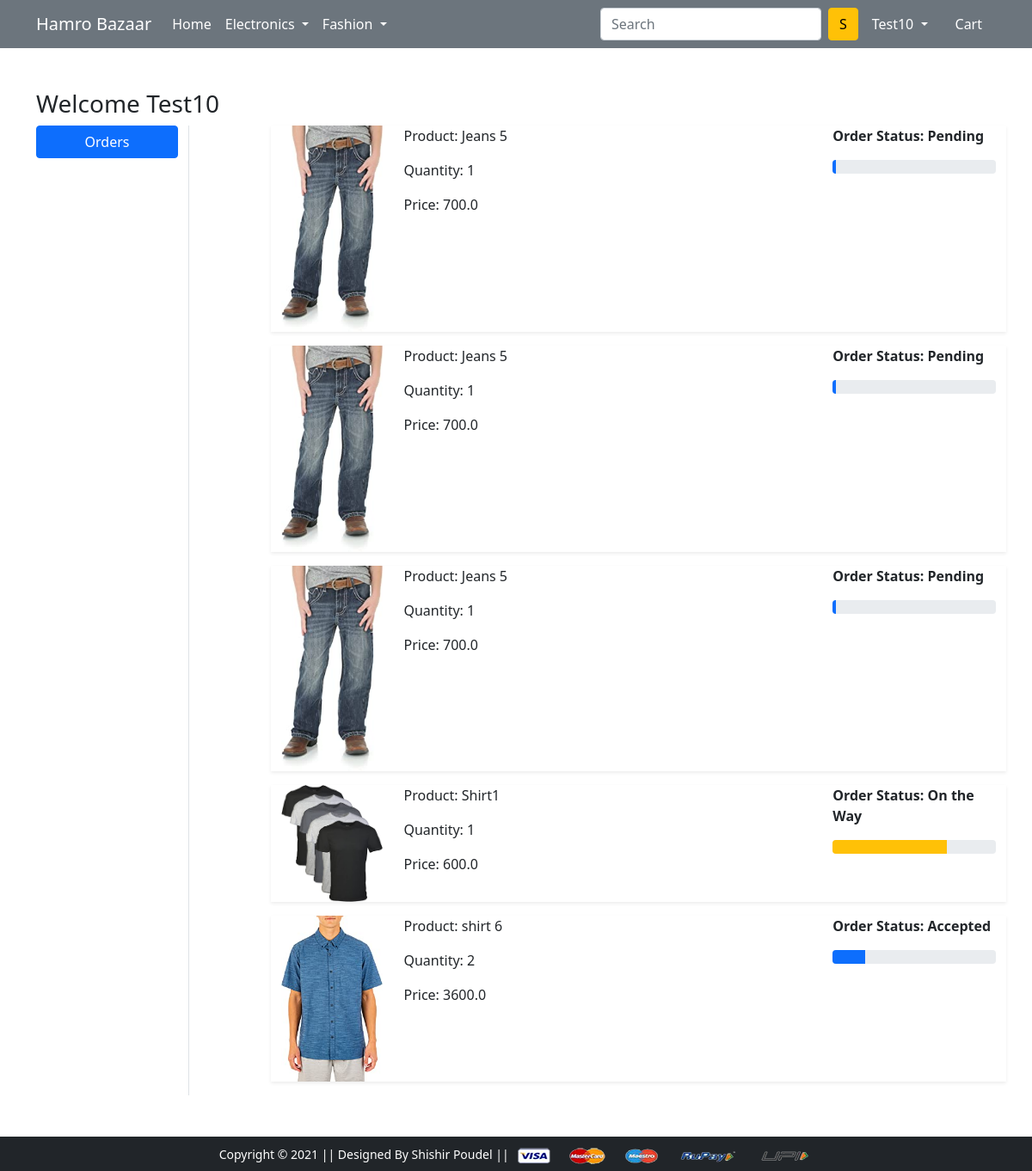
The app's page /orders/ (signed in) with its own data.
### app/models.py (models this page shows, shortened)
class OrderPlaced(models.Model):
    user=models.ForeignKey(User,on_delete=models.CASCADE)
    customer = models.ForeignKey(Customer,on_delete=models.CASCADE)
    product = models.ForeignKey(Product, on_delete=models.CASCADE)
    quantity = models.PositiveIntegerField(default=1)
    ordered_date = models.DateTimeField(auto_now_add=True)
    status = models.CharField(max_length=50,choices=STATUS_CHOICES,default='Pending')
    @property
    def total_cost(self):
        return self.quantity * self.product.discounted_price

class Product(models.Model):
    title=models.CharField(max_length=100)
    selling_price=models.FloatField()
    discounted_price = models.FloatField()
    description = models.TextField()
    brand = models.CharField(max_length=100)
    category=models.CharField(choices=CATEGORY_CHOICES,max_length=2)
    product_image=models.ImageField(upload_to='productimg')

### app/views.py (the view)
# urls.py: path('orders/', views.orders, name='orders'),
@login_required
def orders(request):
 op=OrderPlaced.objects.filter(user=request.user)
 print(op)
 return render(request, 'app/orders.html',{'order_placed':op})

### app/templates/app/orders.html (shortened to what this page needs)
{% extends 'app/base.html' %}
{% load static %}
{% block main-content %}
<div class="container my-5">
 <div class="row">
    <h3>Welcome <span class="text-capitalize">{{request.user}}</span> </h3>
      <div class="col-sm-2 border-end">
   <ul class="list-unstyled">
    <li class="d-grid"><a href="{% url 'orders' %}" class="btn btn-primary">Orders</a></li>
   </ul>
  </div>
  <div class="col-sm-9 offset-sm-1">
      {% for op in order_placed %}
      <div class="row shadow-sm mb-3">
          <div class="col-sm-2"><img src="{{op.product.product_image.url}}" alt="" class="img-fluid" height="150" width="150"></div>
          <div class="col-sm-7">
              <p>Product: {{op.product.title}}</p>
              <p>Quantity: {{op.quantity}}</p>
              <p>Price: {{op.total_cost}}</p>
          </div>
          <div class="col-sm-3 fw-bold">
              <p>Order Status: {{op.status}}</p>
              {% if op.status == 'Pending' %}
              <div class="progress">
                  <div class="progress-bar" role="progressbar" style="width:2%" aria-valuenow="2" aria-valuemin="0" aria-valuemax="100">
                  </div>
              </div>
              {% endif %}
              {% if op.status == 'Accepted' %}
              <div class="progress">
                  <div class="progress-bar" role="progressbar" style="width:20%" aria-valuenow="20" aria-valuemin="0" aria-valuemax="100">
                  </div>
              </div>
              {% endif %}
              {% if op.status == "On the Way" %}
              <div class="progress">
                  <div class="progress-bar bg-warning" role="progressbar" style="width: 70%" aria-valuenow="70" aria-valuemin="0" aria-valuemax="100">
                  </div>
              </div>
              {% endif %}
        </div>
    </div>
    {% endfor %}
</div>
</div>
</div>
{% endblock main-content %}

### app/templates/app/base.html (shortened to what this page needs)
<!doctype html>
{% load static %}
<html lang="en">
  <head>
    <link href="https://cdn.jsdelivr.net/npm/bootstrap@5.0.0-beta1/dist/css/bootstrap.min.css" rel="stylesheet">
    <link rel="stylesheet" href="{% static 'app/css/owl.carousel.min.css' %}">
    <link rel="stylesheet" href="{% static 'app/css/all.min.css' %}">
    <link rel="stylesheet" href="{% static 'app/css/style.css' %}">
  </head>
  <body>
    <nav class="navbar navbar-expand-lg navbar-dark bg-secondary">
     <div class="container">
       <a class="navbar-brand" href="/">Hamro Bazaar</a>
       <div class="collapse navbar-collapse" id="navbarSupportedContent">
         <ul class="navbar-nav me-auto mb-2 mb-lg-0">
           <li class="nav-item">
             <a class="nav-link active" aria-current="page" href="/">Home</a>
           </li>
           <li class="nav-item dropdown">
             <a class="nav-link dropdown-toggle text-white" href="#" id="electronicsDropdown" role="button" data-bs-toggle="dropdown" aria-expanded="false">
               Electronics
             </a>
           </li>
           <li class="nav-item dropdown">
             <a class="nav-link dropdown-toggle text-white" href="#" id="fashionDropdown" role="button" data-bs-toggle="dropdown" aria-expanded="false">
               Fashion
             </a>
           </li>
         </ul>
         <form class="d-flex">
           <input class="form-control me-2" type="search" placeholder="Search" aria-label="Search">
           <button class="btn btn-warning" type="submit">S</button>
         </form>
         <div>
          <ul class="navbar-nav me-auto mb-2 mb-lg-0">
            {% if request.user.is_authenticated %}
           <li class="nav-item dropdown mx-2">
              <a class="nav-link dropdown-toggle text-white" href="#" id="profileDropdown" role="button" data-bs-toggle="dropdown" aria-expanded="false">
                {{request.user.username | capfirst}}
              </a>
            </li>
            <li class="nav-item mx-2">
             <a href="{% url 'showcart' %}" class="nav-link text-white"> Cart </a>
            </li>
            {% endif %}
          </ul>
         </div>
       </div>
     </div>
    </nav>
    {% block main-content %} {% endblock main-content %}
    <footer class="container-fluid bg-dark  text-center p-2 mt-5">
        <small class="text-white">Copyright &copy; 2021 || Designed By Shishir Poudel || </small>
        <img src="{% static 'app/images/payment.png' %}" alt="" srcset="" class="img-fluid" height="2px">
    </footer>
  </body>
</html>

### records on screen
OrderPlaced: product.product_image (picture), product "Jeans 5", quantity "1", total_cost "700.0", status "Pending"
OrderPlaced: product.product_image (picture), product "Jeans 5", quantity "1", total_cost "700.0", status "Pending"
OrderPlaced: product.product_image (picture), product "Jeans 5", quantity "1", total_cost "700.0", status "Pending"
OrderPlaced: product.product_image (picture), product "Shirt1", quantity "1", total_cost "600.0", status "On the Way"
OrderPlaced: product.product_image (picture), product "shirt 6", quantity "2", total_cost "3600.0", status "Accepted"

### other values on screen
{{ request.user.username | capfirst }} "Test10"
{{ request.user }} "Test10"
